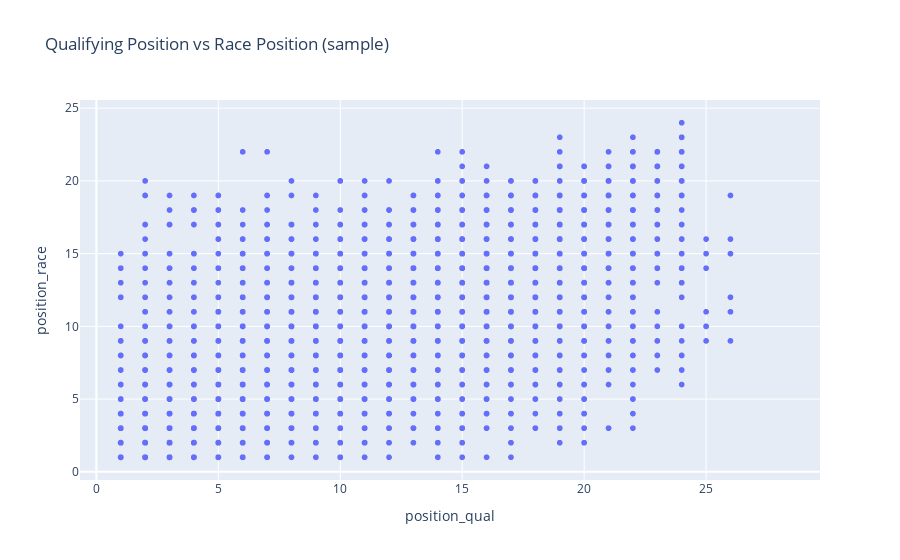

The notebook cell this image was saved under:
### Code cell
# Cell 15: Qualifying vs Race position — simple aggregation
if 'qualifyId' in qualifying.columns or 'position' in qualifying.columns:
    qual = qualifying.copy()
    qual['position'] = pd.to_numeric(qual['position'], errors='coerce')
    # join qualifying position with race results
    qual_merge = qual.merge(results_clean[['raceId','driverId','position']], on=['raceId','driverId'], how='inner', suffixes=('_qual','_race'))
    # Take small sample for plotting
    qm = qual_merge.sample(min(20000, len(qual_merge)), random_state=1)
    fig = px.scatter(qm, x='position_qual', y='position_race', 
                 title='Qualifying Position vs Race Position (sample)')
    fig.show()

else:
    print('Qualifying data not structured as expected; skipping.')

### Figure 1 — Plotly figure (JSON) as saved in the notebook; plotly's stock layout.template omitted (floating-point values rounded to 4 significant figures; data arrays with more than 128 entries replaced by an {"elided": "..."} marker saying what was removed)
{"data": [{"hovertemplate": "position_qual=%{x}<br>position_race=%{y}<extra></extra>", "legendgroup": "", "marker": {"color": "#636efa", "symbol": "circle"}, "mode": "markers", "name": "", "showlegend": false, "type": "scattergl", "x": {"elided": "10494 int values"}, "xaxis": "x", "y": {"elided": "10494 float values"}, "yaxis": "y"}], "layout": {"legend": {"tracegroupgap": 0}, "title": {"text": "Qualifying Position vs Race Position (sample)"}, "xaxis": {"anchor": "y", "domain": [0, 1], "title": {"text": "position_qual"}}, "yaxis": {"anchor": "x", "domain": [0, 1], "title": {"text": "position_race"}}}}
